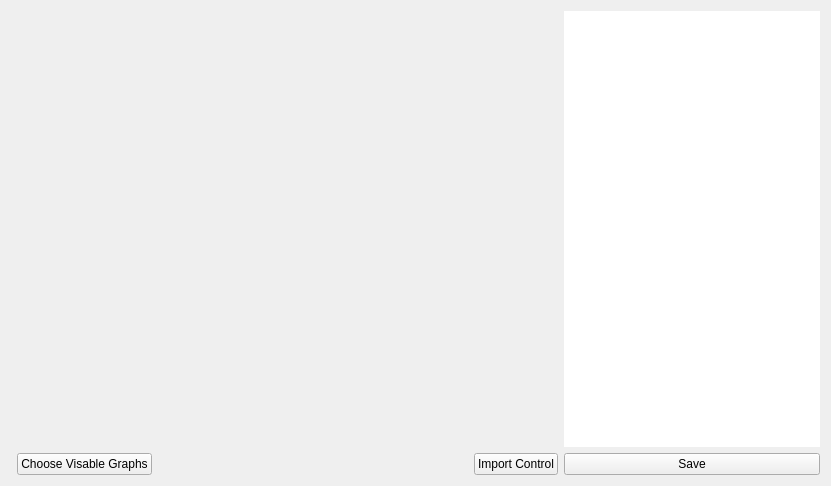
<?xml version="1.0" encoding="UTF-8"?>
<ui version="4.0">
 <class>lineGraph</class>
 <widget class="QWidget" name="lineGraph">
  <property name="geometry">
   <rect>
    <x>0</x>
    <y>0</y>
    <width>831</width>
    <height>486</height>
   </rect>
  </property>
  <property name="windowTitle">
   <string>LineGraph</string>
  </property>
  <layout class="QGridLayout" name="gridLayout">
   <item row="1" column="1">
    <widget class="QPushButton" name="chooseGraphs">
     <property name="text">
      <string>Choose Visable Graphs</string>
     </property>
    </widget>
   </item>
   <item row="1" column="4">
    <widget class="QPushButton" name="save">
     <property name="sizePolicy">
      <sizepolicy hsizetype="Minimum" vsizetype="Minimum">
       <horstretch>0</horstretch>
       <verstretch>0</verstretch>
      </sizepolicy>
     </property>
     <property name="text">
      <string>Save</string>
     </property>
    </widget>
   </item>
   <item row="1" column="3">
    <widget class="QPushButton" name="loadControl">
     <property name="text">
      <string>Import Control</string>
     </property>
    </widget>
   </item>
   <item row="0" column="4">
    <widget class="QListWidget" name="listWidget">
     <property name="sizePolicy">
      <sizepolicy hsizetype="Minimum" vsizetype="Minimum">
       <horstretch>0</horstretch>
       <verstretch>0</verstretch>
      </sizepolicy>
     </property>
     <property name="minimumSize">
      <size>
       <width>128</width>
       <height>0</height>
      </size>
     </property>
     <property name="frameShape">
      <enum>QFrame::NoFrame</enum>
     </property>
     <property name="movement">
      <enum>QListView::Static</enum>
     </property>
    </widget>
   </item>
   <item row="0" column="0" colspan="4">
    <widget class="QCustomPlot" name="plot" native="true"/>
   </item>
   <item row="1" column="2">
    <spacer name="horizontalSpacer">
     <property name="orientation">
      <enum>Qt::Horizontal</enum>
     </property>
     <property name="sizeHint" stdset="0">
      <size>
       <width>40</width>
       <height>20</height>
      </size>
     </property>
    </spacer>
   </item>
  </layout>
 </widget>
 <customwidgets>
  <customwidget>
   <class>QCustomPlot</class>
   <extends>QWidget</extends>
   <header>qcustomplot.h</header>
   <container>1</container>
  </customwidget>
 </customwidgets>
 <resources/>
 <connections/>
</ui>
